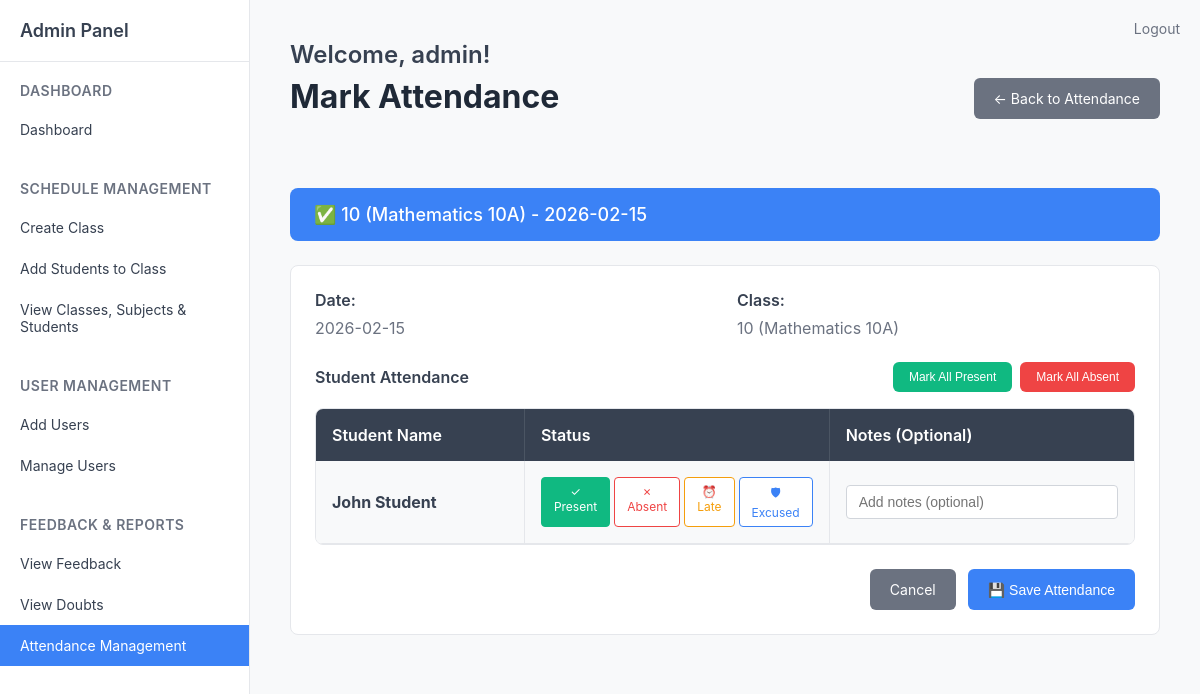
The page /admin/attendance/mark?class_id=2 (signed in) on the database its author committed.
### tables this page shows
CREATE TABLE classes (
    id INTEGER PRIMARY KEY AUTOINCREMENT,
    name TEXT NOT NULL,
    subject TEXT,
    grade_level TEXT,
    teacher_id INTEGER,
    description TEXT,
    created_at TIMESTAMP DEFAULT CURRENT_TIMESTAMP,
    type TEXT DEFAULT 'regular',
    status TEXT DEFAULT 'active',
    schedule_days TEXT,
    schedule_time_start TEXT,
    schedule_time_end TEXT,
    section TEXT,
    schedule_pdf_path TEXT,
    meeting_link TEXT,
    max_students INTEGER DEFAULT 30,
    created_by INTEGER,
    updated_by INTEGER,
    updated_on DATETIME,
    created_on DATETIME,
    FOREIGN KEY (teacher_id) REFERENCES users (id)
);

CREATE TABLE users (
    id INTEGER PRIMARY KEY AUTOINCREMENT,
    username TEXT UNIQUE NOT NULL,
    password TEXT NOT NULL,
    role TEXT NOT NULL DEFAULT 'student',
    name TEXT,
    email TEXT,
    phone TEXT,
    address TEXT,
    created_by INTEGER,
    updated_by INTEGER,
    updated_on DATETIME,
    created_on DATETIME
);

### routes/admin.py (the view, shortened to what this page needs)
@admin_bp.route('/attendance/mark', methods=['GET', 'POST'])
def mark_attendance():
    if 'role' not in session or session['role'] != 'admin':
        return redirect(url_for('auth.login'))
    if request.method == 'GET':
        class_id = request.args.get('class_id')
        attendance_date = request.args.get('date', datetime.now().strftime('%Y-%m-%d'))
        if not class_id:
            flash('Class ID is required', 'error')
            return redirect(url_for('admin.attendance'))
        conn = get_db()
        cur = conn.cursor()
        try:
            cur.execute('SELECT name, grade_level FROM classes WHERE id = ?', (class_id,))
            class_info = cur.fetchone()
            if not class_info:
                flash('Class not found', 'error')
                return redirect(url_for('admin.attendance'))
            cur.execute('''
                SELECT u.id, u.name
                FROM users u
                JOIN student_class_map scm ON u.id = scm.student_id
                WHERE scm.class_id = ? AND u.role = 'student' AND scm.status = 'active'
                ORDER BY u.name
            ''', (class_id,))
            students = cur.fetchall()
            cur.execute('''
                SELECT student_id, status, notes
                FROM attendance
                WHERE class_id = ? AND attendance_date = ?
            ''', (class_id, attendance_date))
            existing_attendance = {row[0]: {'status': row[1], 'notes': row[2]}
                                 for row in cur.fetchall()}
            return render_template('admin/mark_attendance.html',
                                 class_id=class_id,
                                 class_info=class_info,
                                 students=students,
                                 attendance_date=attendance_date,
                                 existing_attendance=existing_attendance)
        except Exception as e:
            flash(f'Error loading class data: {str(e)}', 'error')
            return redirect(url_for('admin.attendance'))
        finally:
            conn.close()

### routes/admin.py (called while the page is built)
def get_db():
    return sqlite3.connect('users.db')

### templates/admin/mark_attendance.html (shortened to what this page needs)
{% extends "admin/sidebar.html" %}
{% block content %}
<div style="display: flex; justify-content: space-between; align-items: center; margin-bottom: 32px;">
    <div>
        <div class="welcome-text">Welcome, admin!</div>
        <div class="page-title">Mark Attendance</div>
    </div>
    <a href="{{ url_for('admin.attendance') }}" style="background-color: #6b7280; color: white; padding: 12px 20px; border-radius: 6px; text-decoration: none; font-size: 14px; display: flex; align-items: center; gap: 8px;">
        ← Back to Attendance
    </a>
</div>
<div style="background-color: #3b82f6; color: white; padding: 16px 24px; font-size: 18px; font-weight: 500; margin-bottom: 24px; border-radius: 8px; display: flex; align-items: center; gap: 8px;">
    ✅ {{ class_info[1] }} ({{ class_info[0] }}) - {{ attendance_date }}
</div>
<div style="background-color: white; border: 1px solid #e5e7eb; border-radius: 8px; padding: 24px;">
    <form method="POST" action="{{ url_for('admin.mark_attendance') }}">
        <div style="display: grid; grid-template-columns: 1fr 1fr; gap: 24px; margin-bottom: 24px;">
            <div>
                <label style="display: block; font-size: 16px; font-weight: 600; color: #374151; margin-bottom: 8px;">Date:</label>
                <p style="color: #6b7280; margin: 0;">{{ attendance_date }}</p>
            </div>
            <div>
                <label style="display: block; font-size: 16px; font-weight: 600; color: #374151; margin-bottom: 8px;">Class:</label>
                <p style="color: #6b7280; margin: 0;">{{ class_info[1] }} ({{ class_info[0] }})</p>
            </div>
        </div>
        {% if students %}
        <div style="display: flex; justify-content: space-between; align-items: center; margin-bottom: 16px;">
            <h6 style="font-size: 16px; font-weight: 600; color: #374151; margin: 0;">Student Attendance</h6>
            <div style="display: flex; gap: 8px;">
                <button type="button" onclick="markAll('present')" style="background-color: #10b981; color: white; border: none; padding: 8px 16px; border-radius: 6px; font-size: 12px; cursor: pointer;">
                    Mark All Present
                </button>
                <button type="button" onclick="markAll('absent')" style="background-color: #ef4444; color: white; border: none; padding: 8px 16px; border-radius: 6px; font-size: 12px; cursor: pointer;">
                    Mark All Absent
                </button>
            </div>
        </div>
        <div style="background-color: white; border: 1px solid #e5e7eb; border-radius: 8px; overflow: hidden;">
            <table style="width: 100%; border-collapse: collapse;">
                <thead>
                    <tr style="background-color: #374151; color: white;">
                        <th style="padding: 16px; text-align: left; font-weight: 600; border-right: 1px solid #4b5563; width: 30%;">Student Name</th>
                        <th style="padding: 16px; text-align: left; font-weight: 600; border-right: 1px solid #4b5563; width: 25%;">Status</th>
                        <th style="padding: 16px; text-align: left; font-weight: 600; width: 45%;">Notes (Optional)</th>
                    </tr>
                </thead>
                <tbody>
                    {% for student in students %}
                    <tr style="border-bottom: 1px solid #e5e7eb; {{ 'background-color: #f8f9fa;' if loop.index % 2 == 1 }}">
                        <td style="padding: 16px; color: #374151; border-right: 1px solid #e5e7eb; vertical-align: middle;">
                            <strong>{{ student[1] }}</strong>
                        </td>
                        <td style="padding: 16px; border-right: 1px solid #e5e7eb;">
                            {% set current_status = existing_attendance.get(student[0], {}).get('status', 'present') %}
                            <div style="display: flex; gap: 4px;">
                                <label for="present_{{ student[0] }}" style="background-color: {% if current_status == 'present' %}#10b981{% else %}white{% endif %}; color: {% if current_status == 'present' %}white{% else %}#10b981{% endif %}; border: 1px solid #10b981; padding: 6px 12px; border-radius: 4px; font-size: 12px; cursor: pointer; text-align: center; flex: 1;">
                                    ✓ Present
                                </label>
                                <label for="absent_{{ student[0] }}" style="background-color: {% if current_status == 'absent' %}#ef4444{% else %}white{% endif %}; color: {% if current_status == 'absent' %}white{% else %}#ef4444{% endif %}; border: 1px solid #ef4444; padding: 6px 12px; border-radius: 4px; font-size: 12px; cursor: pointer; text-align: center; flex: 1;">
                                    ✗ Absent
                                </label>
                                <label for="late_{{ student[0] }}" style="background-color: {% if current_status == 'late' %}#f59e0b{% else %}white{% endif %}; color: {% if current_status == 'late' %}white{% else %}#f59e0b{% endif %}; border: 1px solid #f59e0b; padding: 6px 12px; border-radius: 4px; font-size: 12px; cursor: pointer; text-align: center; flex: 1;">
                                    ⏰ Late
                                </label>
                                <label for="excused_{{ student[0] }}" style="background-color: {% if current_status == 'excused' %}#3b82f6{% else %}white{% endif %}; color: {% if current_status == 'excused' %}white{% else %}#3b82f6{% endif %}; border: 1px solid #3b82f6; padding: 6px 12px; border-radius: 4px; font-size: 12px; cursor: pointer; text-align: center; flex: 1;">
                                    🛡 Excused
                                </label>
                            </div>
                        </td>
                        <td style="padding: 16px; color: #374151;">
                            <input type="text" name="notes_{{ student[0] }}"
                                   placeholder="Add notes (optional)"
                                   value="{{ existing_attendance.get(student[0], {}).get('notes', '') }}"
                                   style="width: 100%; padding: 8px 12px; border: 1px solid #d1d5db; border-radius: 4px; font-size: 14px;">
                        </td>
                    </tr>
                    {% endfor %}
                </tbody>
            </table>
        </div>
        <div style="display: flex; justify-content: flex-end; gap: 12px; margin-top: 24px;">
            <a href="{{ url_for('admin.attendance') }}" style="background-color: #6b7280; color: white; padding: 12px 20px; border-radius: 6px; text-decoration: none; font-size: 14px;">Cancel</a>
            <button type="submit" style="background-color: #3b82f6; color: white; border: none; padding: 12px 20px; border-radius: 6px; font-size: 14px; cursor: pointer; display: flex; align-items: center; gap: 8px;">
                💾 Save Attendance
            </button>
        </div>
        {% else %}
        <div style="padding: 48px; text-align: center; color: #6b7280;">
            <div style="font-size: 48px; margin-bottom: 16px;">👥</div>
            <h5 style="color: #374151; margin-bottom: 8px;">No students found in this class</h5>
            <p style="margin-bottom: 0;">Please check if students are enrolled in this class.</p>
        </div>
        {% endif %}
    </form>
</div>
{% endblock %}

### templates/admin/sidebar.html (style rules this page uses)
* { margin: 0; padding: 0; box-sizing: border-box; }
body { font-family: -apple-system, BlinkMacSystemFont, 'Segoe UI', Roboto, sans-serif; background-color: #f8f9fa; color: #333; }
.welcome-text { font-size: 24px; font-weight: 600; color: #374151; margin-bottom: 8px; }
.page-title { font-size: 32px; font-weight: 700; color: #1f2937; margin-bottom: 40px; }

### rows shown on the page
classes: grade_level "10", name "Mathematics 10A"
users: name "John Student"

### other values the page prints
{{ attendance_date }} "2026-02-15"
